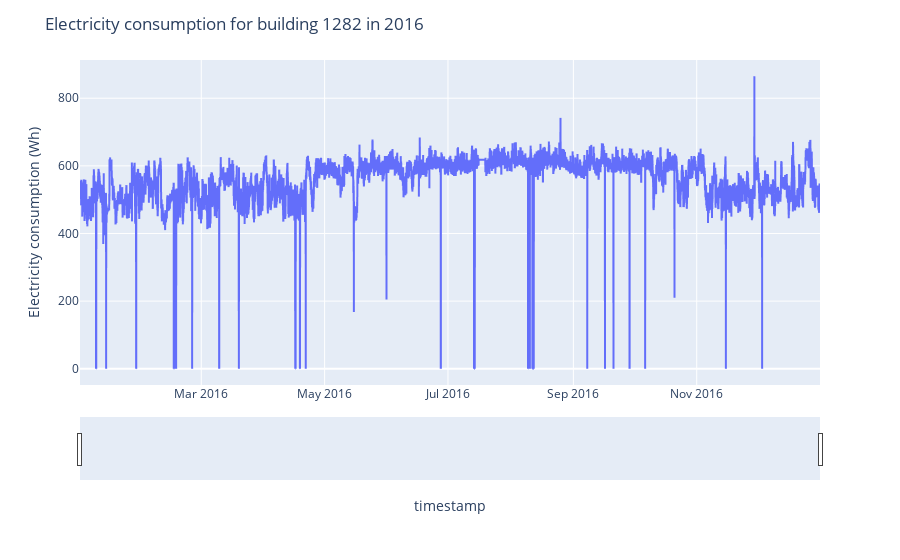

Notebook code for this chart:
### Code cell
# Examining the electricity usage pattern across time.
# add lines for each column
fig = px.line(healthcare_1282_df, x=healthcare_1282_df.index, y=healthcare_1282_df.meter_reading)

# axis labels and title
fig.update_layout(
    yaxis_title="Electricity consumption (Wh)", 
    legend_title="", 
    title="Electricity consumption for building 1282 in 2016"
)

# activate slider
fig.update_xaxes(rangeslider_visible=True)

fig.show()

### Figure 1 — Plotly figure (JSON) as saved in the notebook; plotly's stock layout.template omitted (floating-point values rounded to 4 significant figures; data arrays with more than 128 entries replaced by an {"elided": "..."} marker saying what was removed)
{"data": [{"hovertemplate": "timestamp=%{x}<br>meter_reading=%{y}<extra></extra>", "legendgroup": "", "line": {"color": "#636efa", "dash": "solid"}, "marker": {"symbol": "circle"}, "mode": "lines", "name": "", "showlegend": false, "type": "scattergl", "x": {"elided": "8784 str values"}, "xaxis": "x", "y": {"elided": "8784 int values"}, "yaxis": "y"}], "layout": {"legend": {"title": {"text": ""}, "tracegroupgap": 0}, "margin": {"t": 60}, "title": {"text": "Electricity consumption for building 1282 in 2016"}, "xaxis": {"anchor": "y", "domain": [0, 1], "rangeslider": {"visible": true}, "title": {"text": "timestamp"}}, "yaxis": {"anchor": "x", "domain": [0, 1], "title": {"text": "Electricity consumption (Wh)"}}}}
